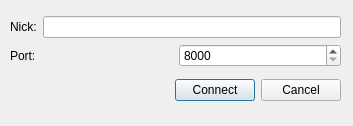
<?xml version="1.0" encoding="UTF-8"?>
<ui version="4.0">
 <class>Dialog_creating_server</class>
 <widget class="QDialog" name="Dialog_creating_server">
  <property name="geometry">
   <rect>
    <x>0</x>
    <y>0</y>
    <width>353</width>
    <height>126</height>
   </rect>
  </property>
  <property name="windowTitle">
   <string>Server</string>
  </property>
  <widget class="QWidget" name="layoutWidget">
   <property name="geometry">
    <rect>
     <x>10</x>
     <y>10</y>
     <width>331</width>
     <height>98</height>
    </rect>
   </property>
   <layout class="QVBoxLayout" name="verticalLayout_2">
    <item>
     <layout class="QVBoxLayout" name="verticalLayout">
      <item>
       <layout class="QHBoxLayout" name="horizontalLayout">
        <item>
         <widget class="QLabel" name="label">
          <property name="text">
           <string>Nick:</string>
          </property>
         </widget>
        </item>
        <item>
         <widget class="QLineEdit" name="nick"/>
        </item>
       </layout>
      </item>
      <item>
       <layout class="QHBoxLayout" name="horizontalLayout_2">
        <item>
         <widget class="QLabel" name="label_2">
          <property name="text">
           <string>Port:</string>
          </property>
         </widget>
        </item>
        <item>
         <widget class="QSpinBox" name="port">
          <property name="minimum">
           <number>8000</number>
          </property>
          <property name="maximum">
           <number>9999999</number>
          </property>
         </widget>
        </item>
       </layout>
      </item>
     </layout>
    </item>
    <item>
     <layout class="QHBoxLayout" name="horizontalLayout_3">
      <item>
       <spacer name="horizontalSpacer">
        <property name="orientation">
         <enum>Qt::Horizontal</enum>
        </property>
        <property name="sizeHint" stdset="0">
         <size>
          <width>40</width>
          <height>20</height>
         </size>
        </property>
       </spacer>
      </item>
      <item>
       <widget class="QPushButton" name="connect_btn">
        <property name="text">
         <string>Connect</string>
        </property>
       </widget>
      </item>
      <item>
       <widget class="QPushButton" name="cancel_btn">
        <property name="text">
         <string>Cancel</string>
        </property>
       </widget>
      </item>
     </layout>
    </item>
   </layout>
  </widget>
 </widget>
 <resources/>
 <connections/>
</ui>
